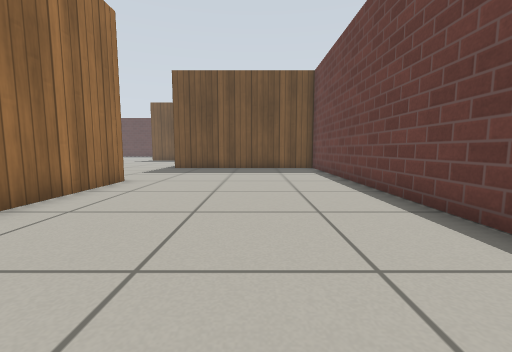
[1] (above)

24 first-person views from a walk through a robot-simulator world made for Gazebo. The camera is 0.5 m above the floor, tilts 6° down and sees 90° across. The floor is counted in squares, 0.5 m on a side. Each view is taken from the middle of a square. On the plan, view 1 faces up. The plan holds only what a view shows up to about 11 squares ahead; the rest is blank. Gazebo's built-in surfaces are drawn with simple patterns.

[2]
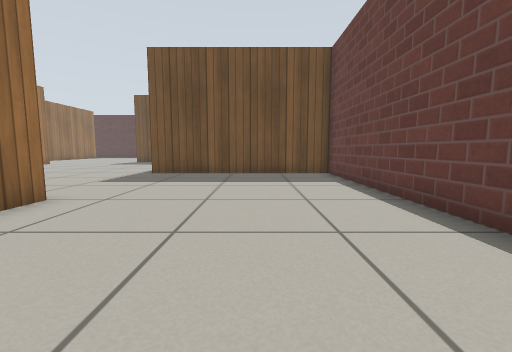

[3]
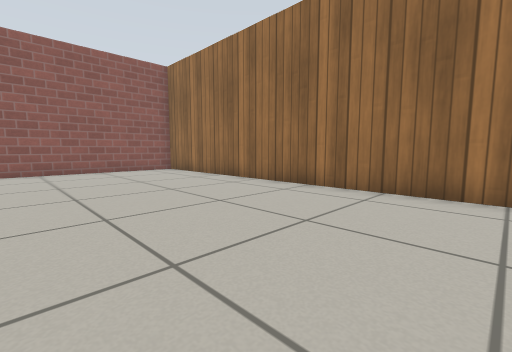

[4]
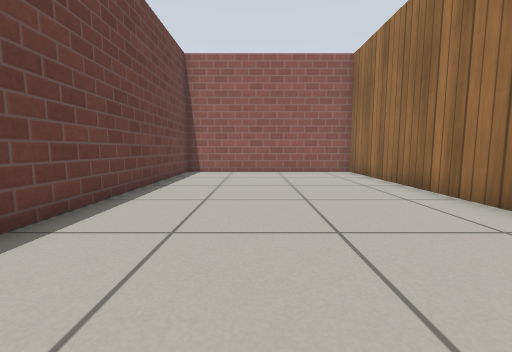

[5]
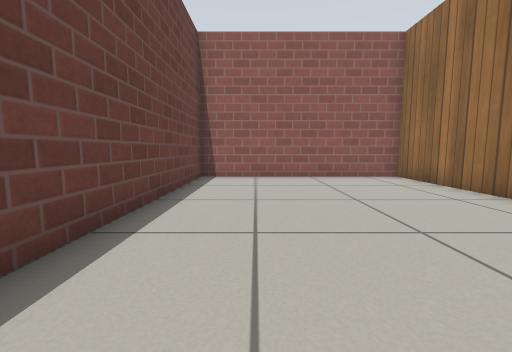

[6]
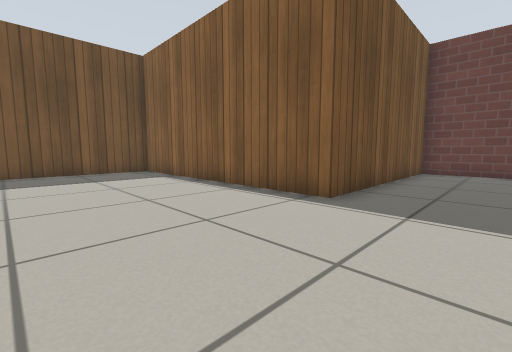

[7]
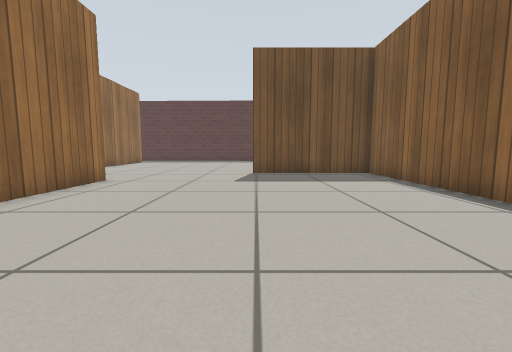

[8]
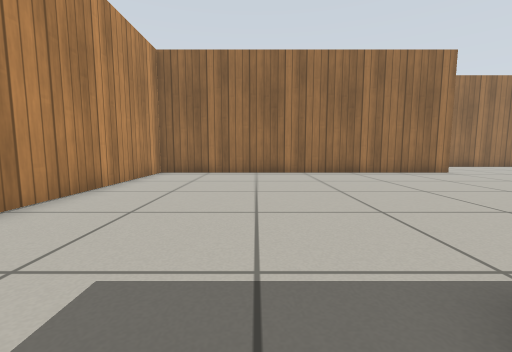

[9]
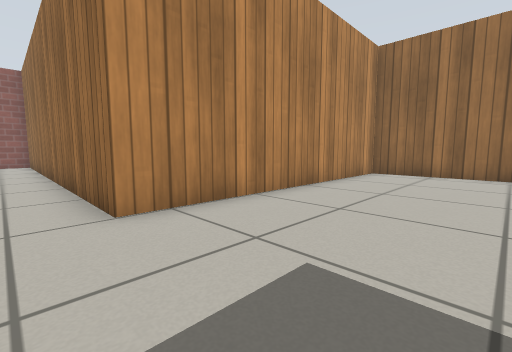

[10]
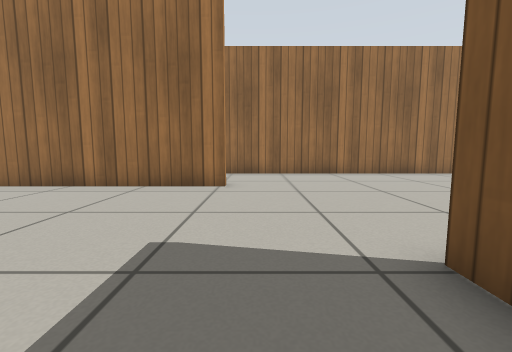

[11]
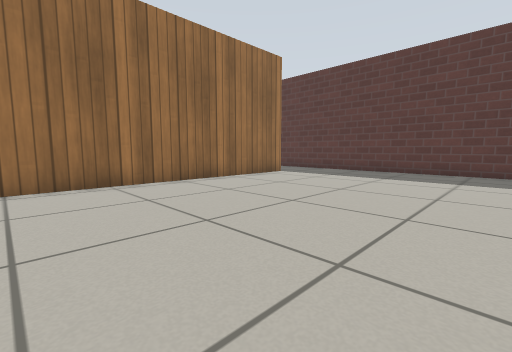

[12]
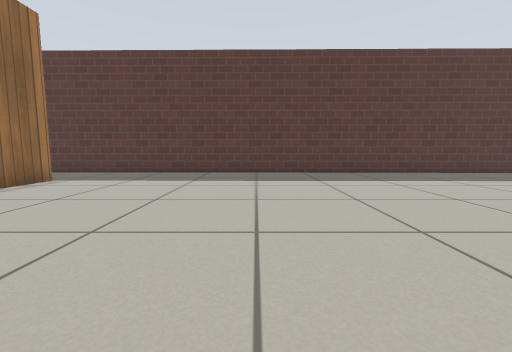

[13]
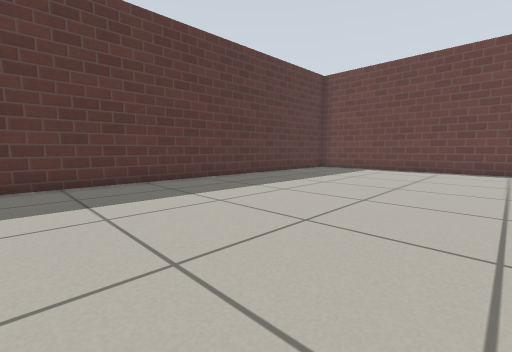

[14]
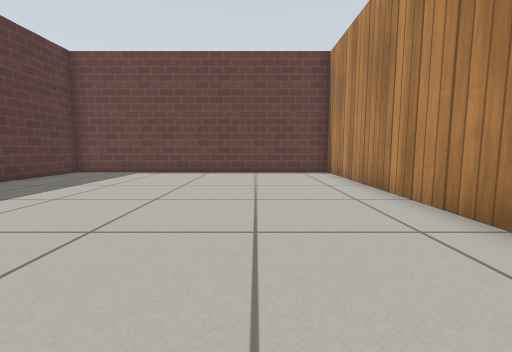

[15]
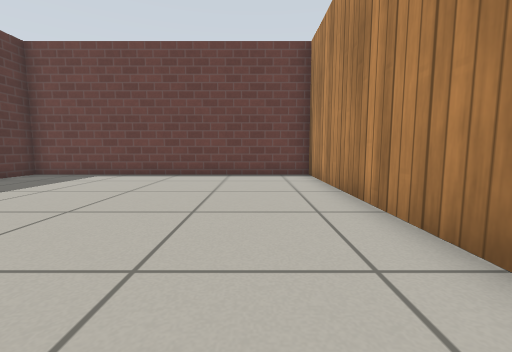

[16]
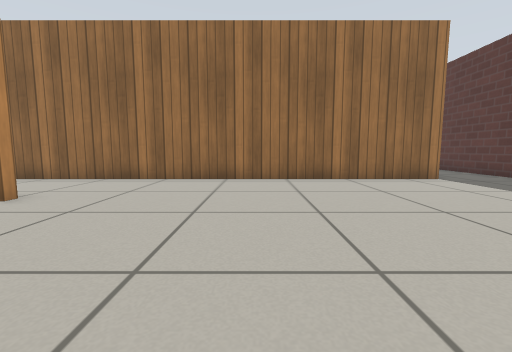

[17]
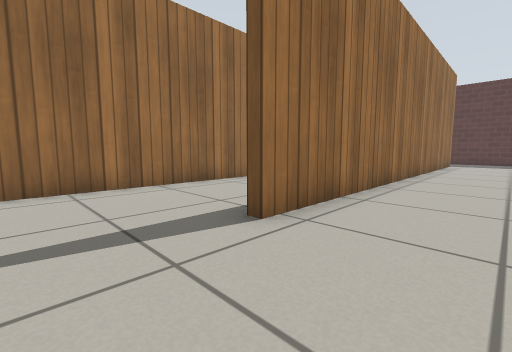

[18]
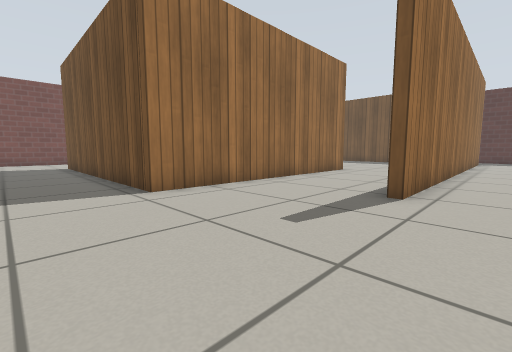

[19]
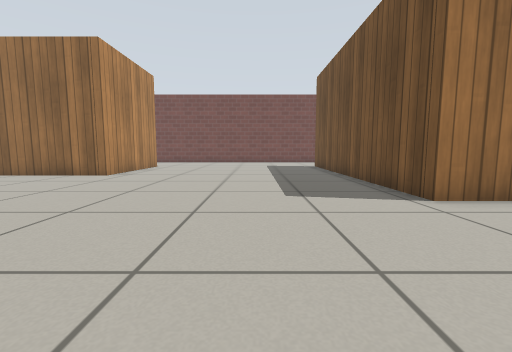

[20]
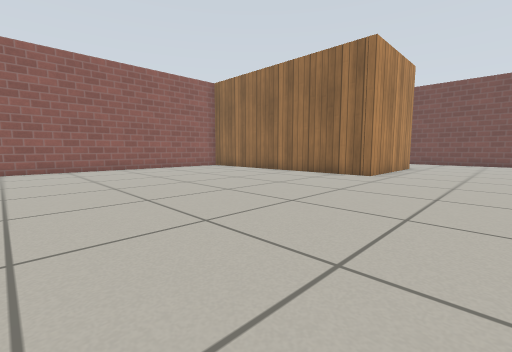

[21]
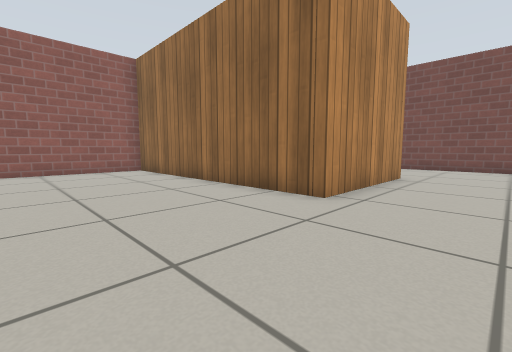

[22]
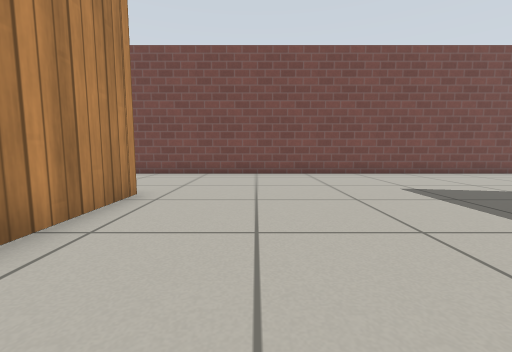

[23]
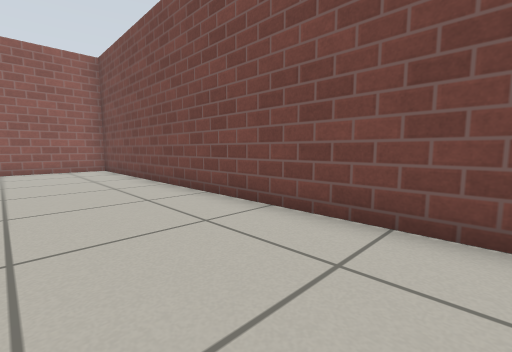

[24]
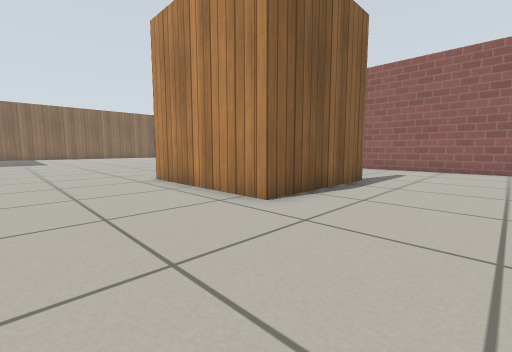

### Floor plan
Points are (right, up) in squares from view 1. A wall is a line through its corners. A room is listed if a view was taken in it or the views show most of it. See-through windows are left out.
Room 1 (views 1, 2, 3, 4, 5, 8, 9)
walls: (-4.1, 8) (-4.1, -6.2) (3, -6.2) (3, 13.6) (-4.3, 13.6)
ways out: opening at (-4, 11) to room 2
Room 2 (views 6, 7, 10)
walls: (-4.3, 13.6) (-4.3, 22.6) (-9.1, 22.6); (-13.8, 20.2) (-13.8, 8) (-4.1, 8)
ways out: opening at (-4, 11) to room 1; opening at (-11.5, 21.8) to room 3
Room 3 (views 11, 12, 13, 14, 15, 16)
walls: (-5.1, 22.9) (3, 22.9) (3, 33.7) (-15.4, 33.9); (-17.5, 31.1) (-17.5, 21.5)
ways out: opening at (-11.5, 21.8) to room 2; opening at (-15.5, 20.5) to room 4; opening at (-16.5, 32.5)
Room 4 (views 17, 18, 19, 20, 21, 22, 23, 24)
walls: (-19.9, -6.2) (-16.9, -6.2); (-25.9, -6.2) (-21.9, -6.2); (-31.6, -1.3) (-31.6, 3.3) (-26.6, 3.3) (-26.6, -5.4); (-21.9, 20.2) (-21.9, 12.4) (-29.6, 12.4); (-17.5, 21.5) (-17.5, 15.6) (-17.9, 15.6); (-36.4, 11.5) (-36.4, -5.6); (-35.9, -6.2) (-32.1, -6.2)
ways out: opening at (-15.5, 20.5) to room 3; opening at (-34, 12.5); opening at (-31.5, -3.5)

Positions as (right, up) in squares from view 1, and headings:
1: (0, 0), facing up
2: (0, 3), facing up
3: (2, 6), facing down-left
4: (0, 5), facing down
5: (1, 3), facing down
6: (-9, 11), facing up-right
7: (-9, 12), facing up
8: (-3, 12), facing left
9: (-3, 12), facing down-left
10: (-7, 21), facing left
11: (-10, 22), facing up-left
12: (-11, 23), facing up
13: (-10, 26), facing up-right
14: (-8, 26), facing right
15: (-7, 25), facing right
16: (-9, 25), facing left
17: (-15, 13), facing up-left
18: (-16, 10), facing up-left
19: (-17, 9), facing left
20: (-17, 7), facing down-left
21: (-22, 6), facing down-left
22: (-26, 6), facing left
23: (-33, 7), facing down-left
24: (-35, 7), facing down-right
